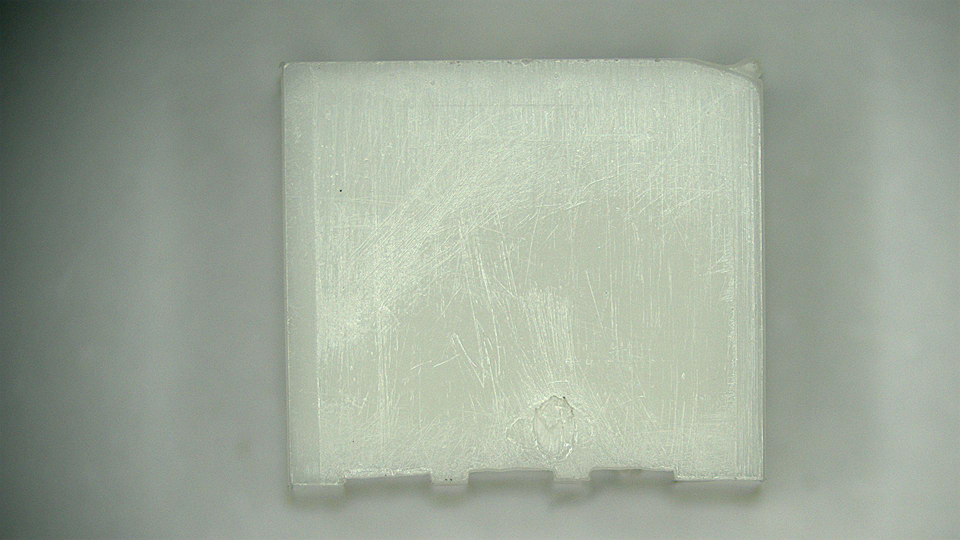
#> input picture Interface-tf/lp.jpg, 1920 x 1080 px, found by its file name (shown at 1/2 size)
$ python warpAffine.py
#> lines starting #> are read from the running program, lines starting #| are printed output that depends on the picture
import cv2
import numpy as np


# 图像的平移。
img = cv2.imread('lp.jpg')
#> img is the input picture: shape (1080, 1920, 3); mean B, G, R 152.9, 167.1, 157.2
print (img[20][20])
#| [40 44 32]
# 平移参数。
H = np.float32([[1,0,500],[0,1,50]])
# RotateMatrix = cv2.getRotationMatrix2D(center=(img.shape[1]/2, img.shape[0]/2), angle=0, scale=0.5)
# h,w = img.shape[:2]
w,h = 1920, 1080
RotImg = cv2.warpAffine(img, H, (w,h), borderValue=(129,137,130)) #需要图像、变换矩阵、变换后的大小
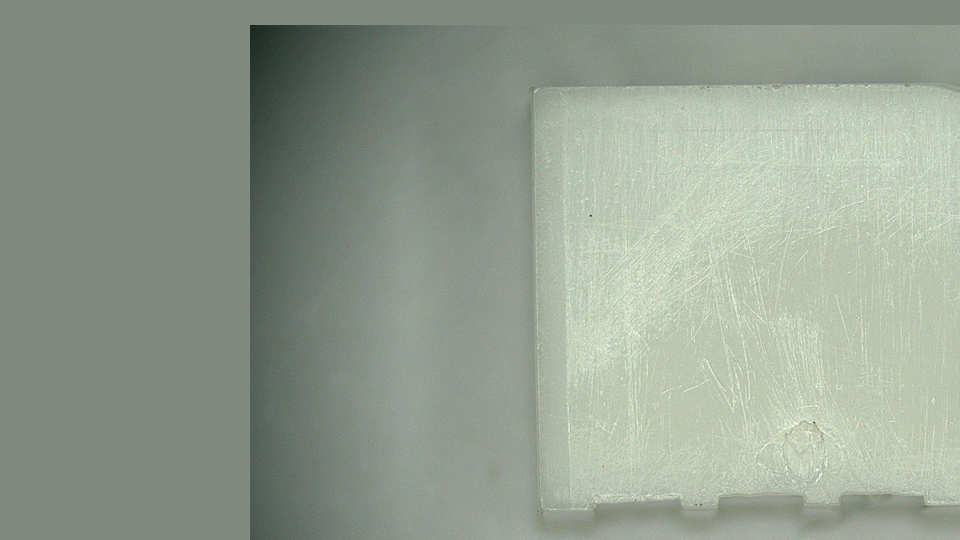
#> RotImg: shape (1080, 1920, 3) (shown at 1/2 size); mean B, G, R 145.1, 158, 148.7
cv2.imwrite("out.jpg", RotImg)

# w,h = 1920, 1080
w,h = 1920, 1080
w,h = img.shape[1], img.shape[0]
#> w = 1920; h = 1080
# 旋转参数。 angle图像的旋转角度，scale图像的缩放比例。 scale = 0.5
RotateMatrix = cv2.getRotationMatrix2D(center=(img.shape[1]/2, img.shape[0]/2), angle=45, scale=0.7)
# RotImg = cv2.warpAffine(img, RotateMatrix, (img.shape[0]*2, img.shape[1]*2))
RotImg = cv2.warpAffine(img, RotateMatrix, (w,h), borderValue=(129,137,130))
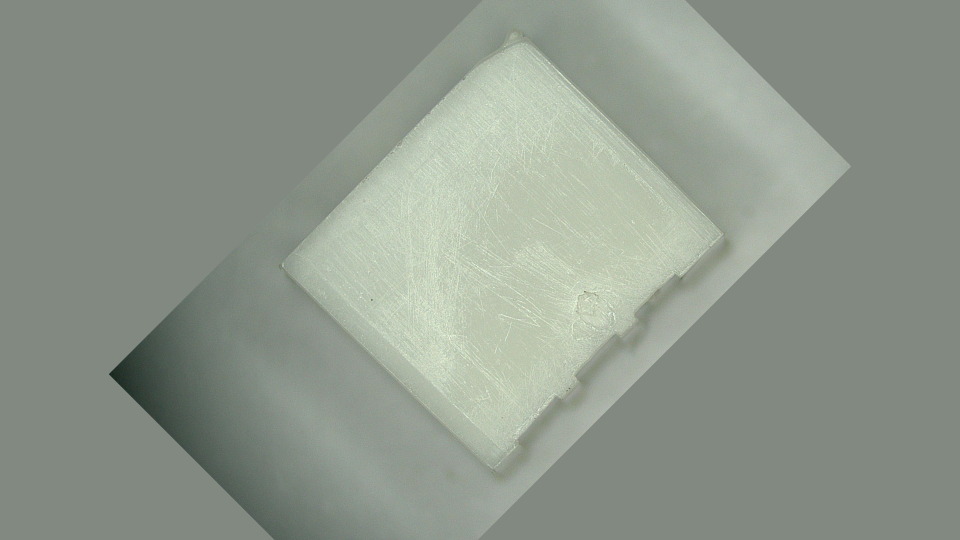
#> RotImg: shape (1080, 1920, 3) (shown at 1/2 size); mean B, G, R 140.8, 151.7, 143.4
cv2.imwrite("out_rot.jpg", RotImg)
